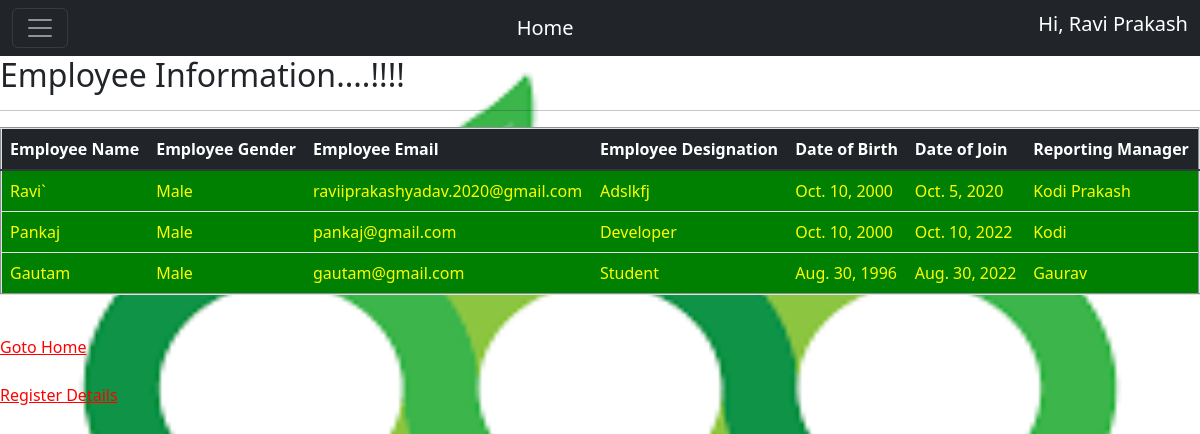
Screenshot of /app/get_emp_data (signed in) with the database file from the repository.
### app/models.py (models this page shows, shortened)
class Employee(models.Model):
    CHOICE=(('male','Male'), ('female',' Female'),('other','Others'))
    name=models.CharField(max_length=30)
    email=models.EmailField()
    date_of_birth=models.DateField()
    date_of_join=models.DateField()
    gender=models.CharField(max_length=20, choices=CHOICE )
    designation=models.CharField(max_length=30)
    reporting_manager=models.CharField(max_length=30)

### app/views.py (the view)
# urls.py: path("get_emp_data", views.get_emp_data),
def get_emp_data(request):
    emp_data=Employee.objects.all()
    return render(request,'app/emp_data.html',{'emp_data':emp_data})

### templates/app/emp_data.html (shortened to what this page needs)
{% extends 'app/base.html' %}
  {% block body_block %}
    <h2>Employee Information....!!!!</h2>
    <hr>
    <table class="table" border="2">
        <thead class="thead-dark">
          <tr>
            <th scope="col">Employee Name</th>
            <th scope="col">Employee Gender</th>
            <th scope="col">Employee Email</th>
            <th scope="col">Employee Designation</th>
            <th scope="col">Date of Birth</th>
            <th scope="col">Date of Join</th>
            <th scope="col">Reporting Manager</th>
          </tr>
        </thead>
        <tbody>
            {% for data in emp_data %}
          <tr>
            <td> {{data.name|title}}</td>
            <td> {{data.gender|title}}</td>
            <td>{{data.email|lower}}</td>
            <td>{{data.designation|title}}</td>
            <td>{{data.date_of_birth}}</td>
            <td>{{data.date_of_join}}</td>
            <td>{{data.reporting_manager|title}}</td>
          </tr>
          {% endfor %}
        </tbody>
      </table>
    <br>
    <a href="/app/home" >Goto Home</a>
    <br>
    <br>
    <a href="/app/empdataform">Register Details</a>
    {% endblock %}

### templates/app/base.html (shortened to what this page needs)
<!DOCTYPE html>
<html lang="en">
<head>
  <link rel="stylesheet" href="https://maxcdn.bootstrapcdn.com/bootstrap/4.0.0/css/bootstrap.min.css"
>
    <link href="https://cdn.jsdelivr.net/npm/bootstrap@5.2.0/dist/css/bootstrap.min.css" rel="stylesheet">
    <link href="https://getbootstrap.com/docs/5.2/assets/css/docs.css" rel="stylesheet">
</head>
<body>
  <nav class="navbar navbar-dark bg-dark fixed" >
    <div class="container-fluid">
      <button class="navbar-toggler" type="button" data-bs-toggle="offcanvas" data-bs-target="#offcanvasDarkNavbar" aria-controls="offcanvasDarkNavbar">
        <span class="navbar-toggler-icon"></span>
      </button>
      <a class="navbar-brand" href="/app/home">Home</a>
{% if user.is_authenticated %}
      <h5 style="color: white">Hi, {{user.first_name|title}} {{user.last_name|title}}</h5>
     {% else %}
     <h5 style=color:white>Hi, Guest User</h5>
    {% endif %}
      </div>
  </nav>
{% block body_block %}
{% endblock %}
</body>
</html>

### templates/app/base.html (style rules this page uses)
body { background-repeat: no-repeat; background-attachment: fixed; background-size: 100% 100%; }

### templates/app/emp_data.html (style rules this page uses)
a:link { color: red; }
tr { background-color:green; color:yellow; }

### rows the page displays
Employee: name "Ravi`", gender "Male", email "raviiprakashyadav.2020@gmail.com", designation "Adslkfj", date_of_birth "Oct. 10, 2000", date_of_join "Oct. 5, 2020", reporting_manager "Kodi Prakash"
Employee: name "Pankaj", gender "Male", email "pankaj@gmail.com", designation "Developer", date_of_birth "Oct. 10, 2000", date_of_join "Oct. 10, 2022", reporting_manager "Kodi"
Employee: name "Gautam", gender "Male", email "gautam@gmail.com", designation "Student", date_of_birth "Aug. 30, 1996", date_of_join "Aug. 30, 2022", reporting_manager "Gaurav"

### other values shown
{{ user.first_name|title }} "Ravi"
{{ user.last_name|title }} "Prakash"
